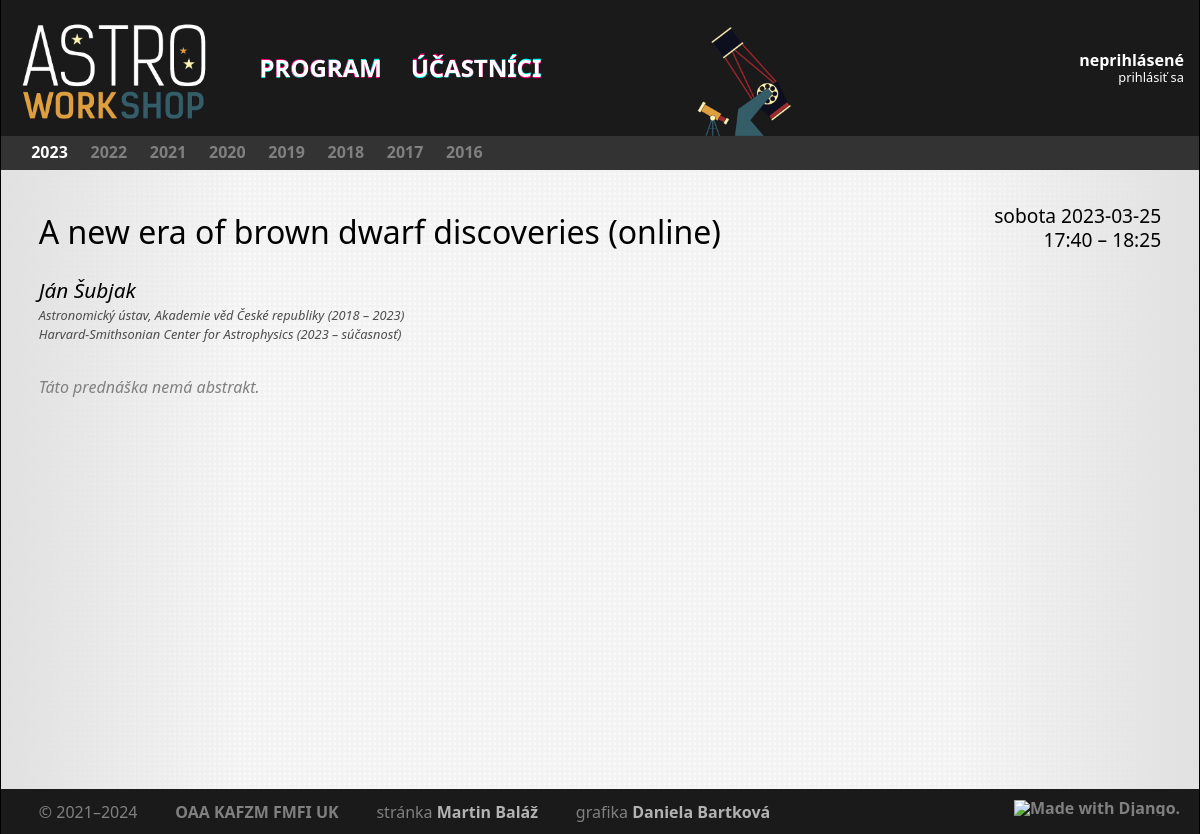
Before: /talk/264/ with the older database file.
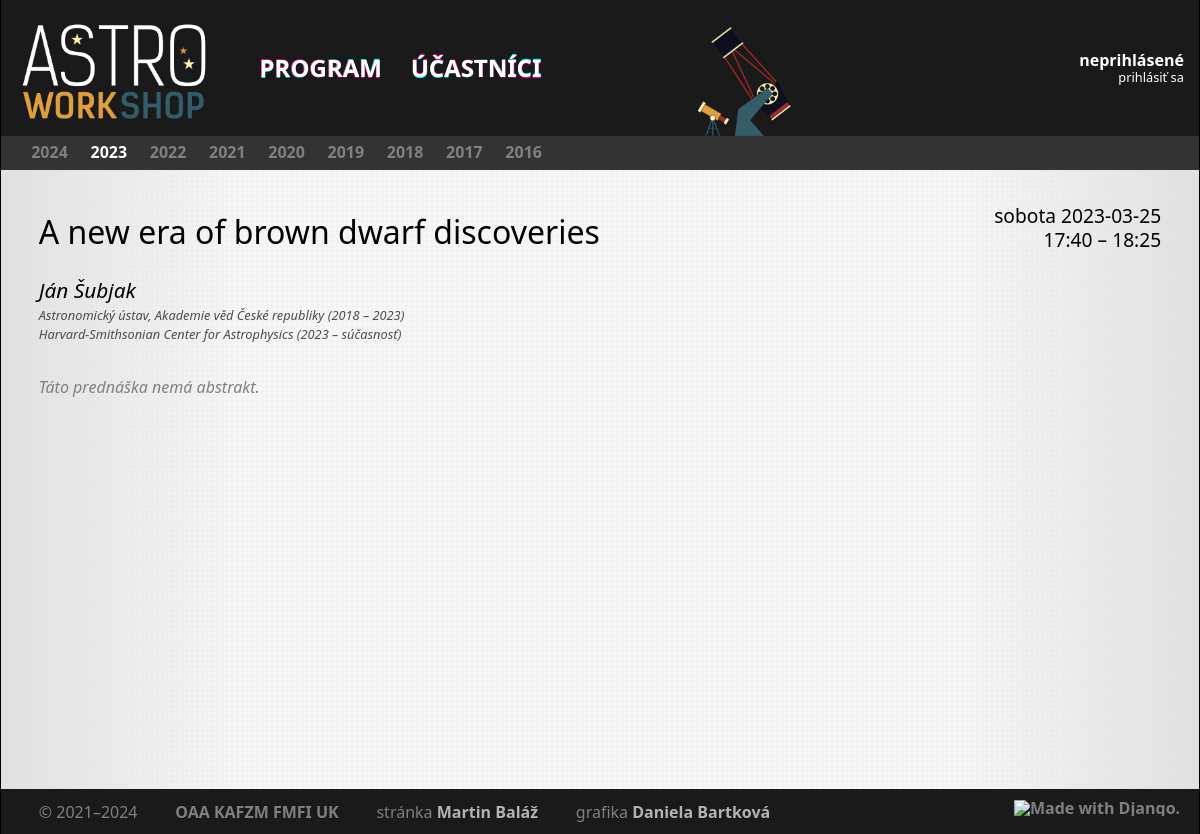
After: the same page with the newer database file.
### core/models/event.py (models this page shows, shortened)
class Event(models.Model):
    class Meta:
        ordering = ('start', 'name')
        verbose_name = 'workshop'
        verbose_name_plural = 'workshopy'
    objects = EventManager.from_queryset(EventQuerySet)()
    code = models.CharField(max_length=32, unique=True, verbose_name='kód')
    name = models.CharField(max_length=32, unique=True, verbose_name='názov')
    start = models.DateTimeField(verbose_name='začiatok')
    end = models.DateTimeField(verbose_name='koniec')
    visible = models.BooleanField(verbose_name='viditeľnosť')
    pdf_programme = models.FileField(null=True, blank=True, upload_to=event_filename, verbose_name='program (PDF)')

### core/models/slot.py (models this page shows, shortened)
class Slot(models.Model):
    class Meta:
        ordering = ['start', 'duration']
        verbose_name = 'slot'
        verbose_name_plural = 'sloty'
    objects = SlotQuerySet.as_manager()
    CATEGORY_TALK = 'T'
    CATEGORY_WORKSHOP = 'W'
    CATEGORY_MEAL = 'M'
    CATEGORY_OTHER = 'O'
    CATEGORIES = [
        (CATEGORY_TALK, 'Prednáška'),
        (CATEGORY_WORKSHOP, 'Workshop'),
        (CATEGORY_MEAL, 'Jedlo'),
        (CATEGORY_OTHER, 'Ostatné'),
    ]
    title = models.CharField(blank=True, max_length=256, verbose_name='názov')
    abstract = models.TextField(blank=True, max_length=4096, verbose_name='abstrakt')
    start = models.DateTimeField(null=True, blank=True, verbose_name='začiatok')
    duration = models.PositiveIntegerField(null=False, verbose_name='dĺžka (min)')
    note = models.CharField(blank=True, max_length=256, verbose_name='poznámka')
    person = models.ManyToManyField('Participant', related_name='slots', blank=True, verbose_name='účastník')
    event = models.ForeignKey('Event', null=True, blank=True, related_name='slots', on_delete=models.CASCADE,
                              verbose_name='workshop')
    category = models.CharField(max_length=1, choices=CATEGORIES, default=CATEGORY_TALK, verbose_name='kategória')
    online = models.BooleanField(null=False, blank=False, default=False, verbose_name='online')
    presentation = models.FileField(
        null=True,
        blank=True,
        upload_to=presentation_filename,
        verbose_name='prezentácia (PDF)'
    )
    video = models.URLField(max_length=100, null=True, blank=True, verbose_name='URL videa')
    def sorted_authors(self):
        return sorted(
            self.people, key=lambda x: unicodedata.normalize('NFKD', x.last_name)
        )

### core/models/participant.py (models this page shows, shortened)
class Participant(AbstractUser):
    class Meta:
        ordering = ['last_name', 'first_name']
        verbose_name = 'účastník'
        verbose_name_plural = 'účastníci'
    objects = ParticipantManager()
    institutes = models.ManyToManyField('Institute', through='Affiliation', related_name='people')
    events = models.ManyToManyField('Event', through='Participation', related_name='participants')
    about = models.TextField(blank=True)
    def get_full_name(self):
        return f"{self.last_name}, {self.first_name}"
    get_full_name.short_description = 'celé meno'
    def get_natural_name(self):
        return f"{self.first_name} {self.last_name}"

### core/models/affiliation.py (models this page shows, shortened)
class Affiliation(models.Model):
    class Meta:
        ordering = ['start']
        verbose_name = 'afiliácia'
        verbose_name_plural = 'afiliácie'
    objects = AffiliationQuerySet.as_manager()
    person = models.ForeignKey('Participant', on_delete=models.CASCADE, related_name='affiliation', verbose_name='osoba')
    institute = models.ForeignKey('Institute', on_delete=models.CASCADE, related_name='affiliation', verbose_name='inštitúcia')
    start = models.DateField(null=True, blank=True, verbose_name='začiatok')
    end = models.DateField(null=True, blank=True, verbose_name='koniec')

### core/models/institute.py (models this page shows, shortened)
class Institute(models.Model):
    class Meta:
        ordering = ['full_name']
        verbose_name = 'inštitúcia'
        verbose_name_plural = 'inštitúcie'
    short_name = models.CharField(max_length=32, verbose_name='kód')
    full_name = models.CharField(max_length=256, verbose_name='plné meno')

### core/views/slot.py (the view)
# urls.py: path('talk/<int:id>/', slot.SlotView.as_view(), name='slot'),
class SlotView(ViewWithEvents, django.views.generic.DetailView):
    model = core.models.Slot
    context_object_name = 'slot'
    template_name = 'core/slot.html'
    slug_field = 'id'
    slug_url_kwarg = 'id'
    def get_queryset(self):
        return self.model.objects.with_people()
    def get_context_data(self, **kwargs):
        return super().get_context_data(**kwargs) | {
            'current_event': self.object.event,
        }

### core/models/affiliation.py (called while the page is built)
    def with_institute(self):
        return self.prefetch_related(
            Prefetch(
                'institute'
            )
        )

### core/models/event.py (called while the page is built)
    def for_user(self, user):
        qs = super().get_queryset()
        if user.is_staff:
            return qs
        else:
            return qs.only_visible()

    def only_visible(self):
        return self.filter(visible=True)

### core/models/participant.py (called while the page is built)
    def with_current_affiliations(self, date: datetime.date = None):
        date = date or datetime.date.today()
        return self.prefetch_related(
            Prefetch(
                'affiliation',
                queryset=Affiliation.objects.with_institute().filter(
                    Q(start__lte=date) | Q(start__isnull=True),
                    Q(end__gte=date) | Q(end__isnull=True)
                ),
                to_attr='current_affiliations',
            ),
        )

    def with_full_name(self):
        return self.annotate(full_name=Concat('last_name', Value(', '), 'first_name'))

    def get_queryset(self):
        return super().get_queryset().annotate(full_name=Concat('last_name', Value(', '), 'first_name'))

### core/templates/core/slot.html (shortened to what this page needs)
{% extends 'core/base.html' %}
{% load tz astro %}
{% block page %}
    <div class="title">
        <h2 class="slot-title">
            {{ slot.title }}
        </h2>
        <div class="time">
            <div class="time-inner">
                <span class="time">
                    {{ slot.start|timezone:"Europe/Bratislava"|date:"l Y-m-d"|replace:"#-#&dash;" }}
                    {{ slot.start|timezone:"Europe/Bratislava"|date:"H:i" }}
                    {% if slot.start and slot.duration > 0 %}
                        &ndash; {{ slot.start|add_minutes:slot.duration|timezone:"Europe/Bratislava"|time:"H:i" }}
                    {% endif %}
                </span>
            </div>
        </div>
    </div>
    <div class="authors">
        {% if slot.people_count > 0 %}
            {% regroup slot.sorted_authors by current_affiliations as affiliated %}
            {% for affs, people in affiliated %}
                <div class="author">
                    <div class="name">
                        {% for person in people %}
                            <a href="{% url 'participant' person.username %}">
                                {{ person.get_natural_name }}
                            </a>{% if not forloop.last %}, {% endif %}
                        {% endfor %}
                    </div>
                    <ul class="affiliation">
                        {% for aff in affs %}
                            <li>{{ aff.institute.full_name }} ({{ aff.start|date:"Y" }} &ndash; {{ aff.end|date:"Y"|default:"súčasnosť" }})</li>
                        {% endfor %}
                    </ul>
                </div>
            {% endfor %}
        {% endif %}
    </div>
    <div class="abstract">
        {% if slot.abstract %}
            {{ slot.abstract|pandoc|safe }}
        {% else %}
            {% if slot.category == slot.CATEGORY_TALK %}
                <span class="empty">
                    Táto prednáška nemá abstrakt.
                </span>
            {% endif %}
        {% endif %}
    </div>
{% endblock %}

### core/templates/core/years.html (shortened to what this page needs)
{% load static %}
<div class="bar year-selector">
    <ul class="strip">
        {% for event in events %}
            <li class="{% if current_event.code == event.code %}active{% else %}inactive{% endif %}">
                <a href="{% url 'programme' year=event.code %}">{{ event.code }}</a>
            </li>
        {% endfor %}
    </ul>
</div>

Changed rows visible on the page:
now on this page (row edited): Event: code "2024"
changed Slot: title "A new era of brown dwarf discoveries (online)" → "A new era of brown dwarf discoveries"
